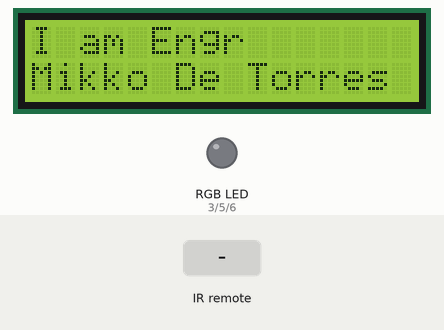
Recording of a sketch running on a simulated Arduino Uno, built with avr-gcc and run on an emulated ATmega328P. Parts: 16×2 character LCD, an RGB LED mixed from three pins (HIGH = lit). Inputs (shaded band) come from the test bench. What the sketch prints to the serial monitor is not drawn.

Above: at 1.2 s.
1.3 s: infrared code 0xE916FF00 received
At 2.1 s:
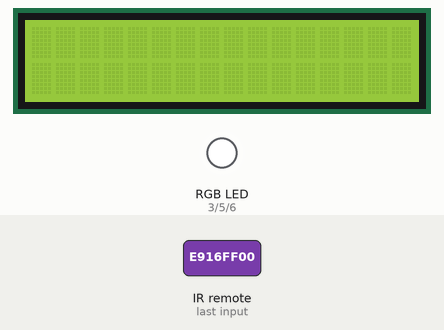
4.3 s: infrared code 0xF30CFF00 received
At 4.7 s:
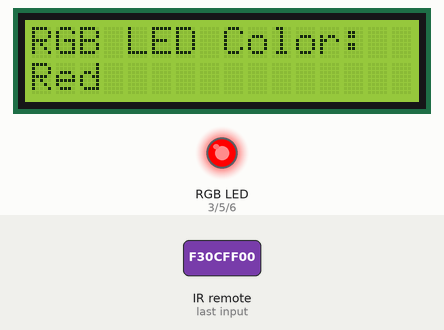
7.3 s: infrared code 0xE718FF00 received
At 7.7 s:
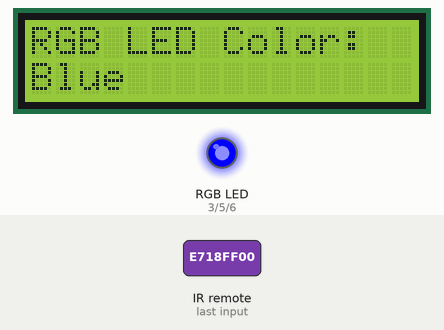
10.3 s: infrared code 0xA15EFF00 received
At 10.7 s:
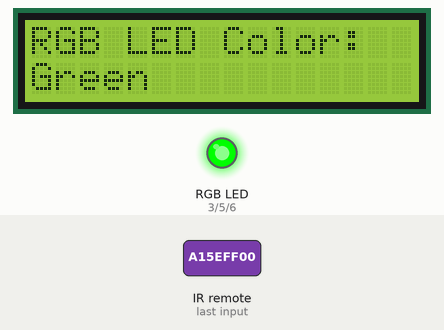
13.3 s: infrared code 0xF708FF00 received
At 13.7 s:
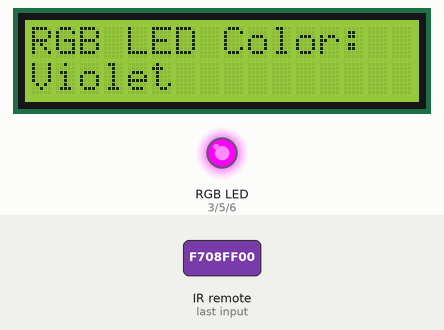
16.3 s: infrared code 0xE31CFF00 received
At 16.7 s:
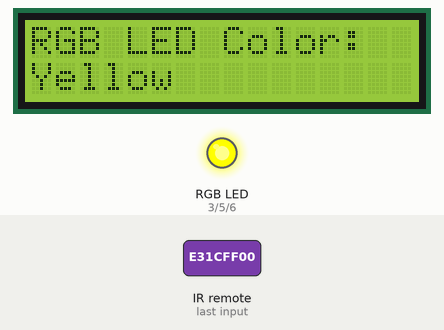
Timing chart, 0 to 19.3 s (numbered marks = the images above; inputs shaded):
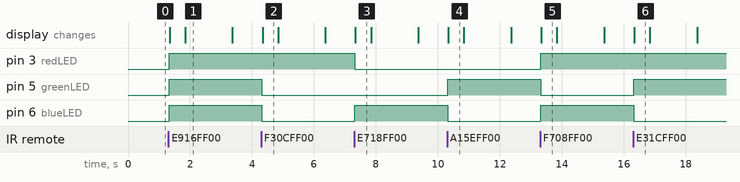

Measured:
- after the input at 1.3 s, pin 3 (redLED), pin 5 (greenLED), pin 6 (blueLED): LOW → HIGH at once; the display: first changes after 0.05 s (image 1 shows a later state)
- after the input at 4.3 s, pin 5 (greenLED), pin 6 (blueLED): HIGH → LOW at once; the display: changes at once (image 2)
- after the input at 7.3 s, pin 3 (redLED): HIGH → LOW at once; pin 6 (blueLED): LOW → HIGH at once; the display: changes at once (image 3)
- after the input at 10.3 s, pin 5 (greenLED): LOW → HIGH at once; pin 6 (blueLED): HIGH → LOW at once; the display: changes at once (image 4)
- after the input at 13.3 s, pin 3 (redLED), pin 6 (blueLED): LOW → HIGH at once; pin 5 (greenLED): HIGH → LOW at once; the display: changes at once (image 5)
- after the input at 16.3 s, pin 5 (greenLED): LOW → HIGH at once; pin 6 (blueLED): HIGH → LOW at once; the display: changes at once (image 6)
- what the display in image 1 shows lasts 1.6 s, from 1.8 s to 3.4 s

The sketch:

26._IR_Remote_Control_with_RGB_LED_with_LCD.ino
```cpp
#include <Wire.h>
#include <LiquidCrystal_I2C.h>
#include <IRremote.h>
LiquidCrystal_I2C lcd(0x27,16,2);
int IRpin=10;
IRrecv IR(IRpin);
int t=1500;

int redLED=3,greenLED=5,blueLED=6;
int t2=500;

void setup() {
  // put your setup code here, to run once:
Serial.begin(9600);
IR.enableIRIn();
pinMode(redLED,OUTPUT);
pinMode(greenLED,OUTPUT);
pinMode(blueLED,OUTPUT);
lcd.begin();
lcd.backlight();
}

void loop() {
  // put your main code here, to run repeatedly:
lcd.setCursor(0,0);
lcd.print("I am Engr");
lcd.setCursor(0,1);
lcd.print("Mikko De Torres");

while(IR.decode())
{
 //Serial.println(IR.decodedIRData.decodedRawData,HEX);
 if(IR.decodedIRData.decodedRawData == 0xE916FF00)
 {
  Serial.println(0);
  analogWrite(redLED,255);
  analogWrite(blueLED,255);
  analogWrite(greenLED,255);
  lcd.clear();
  lcd.setCursor(0,0);
  lcd.print("RGB LED Color:");
  lcd.setCursor(0,1);
  lcd.print("White");
  delay(t2);
  lcd.clear();
 }
 if(IR.decodedIRData.decodedRawData == 0xF30CFF00)
 {
  Serial.println(1);
  analogWrite(redLED,255);
  analogWrite(blueLED,0);
  analogWrite(greenLED,0);
  lcd.clear();
  lcd.setCursor(0,0);
  lcd.print("RGB LED Color:");
  lcd.setCursor(0,1);
  lcd.print("Red");
  delay(t2);
  lcd.clear();
 }
  if(IR.decodedIRData.decodedRawData == 0xE718FF00)
 {
  Serial.println(2);
  analogWrite(redLED,0);
  analogWrite(blueLED,255);
  analogWrite(greenLED,0);
  lcd.clear();
  lcd.setCursor(0,0);
  lcd.print("RGB LED Color:");
  lcd.setCursor(0,1);
  lcd.print("Blue");
    delay(t2);
  lcd.clear();
 }
 if(IR.decodedIRData.decodedRawData == 0xA15EFF00)
 {
  Serial.println(3);
  analogWrite(redLED,0);
  analogWrite(blueLED,0);
  analogWrite(greenLED,255);
  lcd.clear();
  lcd.setCursor(0,0);
  lcd.print("RGB LED Color:");
  lcd.setCursor(0,1);
  lcd.print("Green");
    delay(t2);
  lcd.clear();
 }
 if(IR.decodedIRData.decodedRawData == 0xF708FF00)
 {
  Serial.println(4);
  analogWrite(redLED,255);
  analogWrite(blueLED,255);
  analogWrite(greenLED,0);
  lcd.clear();
  lcd.setCursor(0,0);
  lcd.print("RGB LED Color:");
  lcd.setCursor(0,1);
  lcd.print("Violet");
    delay(t2);
  lcd.clear();
 }
 if(IR.decodedIRData.decodedRawData == 0xE31CFF00)
 {
  Serial.println(5);
  analogWrite(redLED,255);
  analogWrite(blueLED,0);
  analogWrite(greenLED,255);
  lcd.clear();
  lcd.setCursor(0,0);
  lcd.print("RGB LED Color:");
  lcd.setCursor(0,1);
  lcd.print("Yellow");
    delay(t2);
  lcd.clear();
 }
  if(IR.decodedIRData.decodedRawData == 0xA55AFF00)
 {
  Serial.println(6);
  analogWrite(redLED,0);
  analogWrite(blueLED,255);
  analogWrite(greenLED,255);
  lcd.clear();
  lcd.setCursor(0,0);
  lcd.print("RGB LED Color:");
  lcd.setCursor(0,1);
  lcd.print("Cyan");
    delay(t2);
  lcd.clear();
 }
 if(IR.decodedIRData.decodedRawData == 0xBD42FF00)
 {
  Serial.println(7);
  analogWrite(redLED,255);
  analogWrite(blueLED,0);
  analogWrite(greenLED,50);
  lcd.clear();
  lcd.setCursor(0,0);
  lcd.print("RGB LED Color:");
  lcd.setCursor(0,1);
  lcd.print("Orange");
    delay(t2);
  lcd.clear();
 }
 if(IR.decodedIRData.decodedRawData == 0xAD52FF00)
 {
  Serial.println(8);
  analogWrite(redLED,255);
  analogWrite(blueLED,100);
  analogWrite(greenLED,0);
  lcd.clear();
  lcd.setCursor(0,0);
  lcd.print("RGB LED Color:");
  lcd.setCursor(0,1);
  lcd.print("Fuchsia Pink");
    delay(t2);
  lcd.clear();
 }
 if(IR.decodedIRData.decodedRawData == 0xB54AFF00)
 {
  Serial.println(9);
  analogWrite(redLED,0);
  analogWrite(blueLED,80);
  analogWrite(greenLED,255);
  lcd.clear();
  lcd.setCursor(0,0);
  lcd.print("RGB LED Color:");
  lcd.setCursor(0,1);
  lcd.print("Aqua");
    delay(t2);
  lcd.clear();
 }
 if(IR.decodedIRData.decodedRawData == 0xBC43FF00)
 {
  Serial.println("Play/Pause");
  analogWrite(redLED,0);
  analogWrite(blueLED,0);
  analogWrite(greenLED,0);
  lcd.clear();
  lcd.setCursor(0,0);
  lcd.print("RGB LED Color:");
  lcd.setCursor(0,1);
  lcd.print("LED Off");
    delay(t2);
  lcd.clear();
 }
  if(IR.decodedIRData.decodedRawData == 0xE619FF00)
 {
  Serial.println(".");
 }
  if(IR.decodedIRData.decodedRawData == 0xEA15FF00)
 {
  Serial.println("v+");
 }
  if(IR.decodedIRData.decodedRawData == 0xF807FF00)
 {
  Serial.println("v-");
 }
  if(IR.decodedIRData.decodedRawData == 0xBF40FF00)
 {
  Serial.println("Next");
 }
  if(IR.decodedIRData.decodedRawData == 0xBB44FF00)
 {
  Serial.println("Prev");
 }
  if(IR.decodedIRData.decodedRawData == 0xB946FF00)
 {
  Serial.println("CH");
 }
  if(IR.decodedIRData.decodedRawData == 0xB847FF00)
 {
  Serial.println("CH+");
 }
  if(IR.decodedIRData.decodedRawData == 0xBA45FF00)
 {
  Serial.println("CH-");
 }
  if(IR.decodedIRData.decodedRawData == 0xF609FF00)
 {
  Serial.println("EQ");
 }
 delay(t);
 IR.resume();
}

}
```
